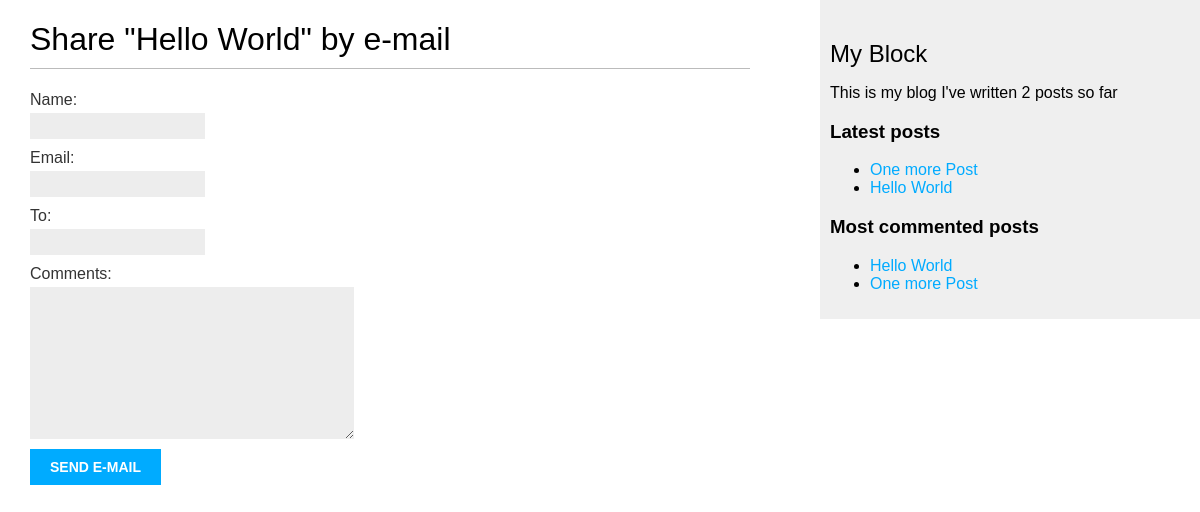
/blog/1/share/, run on an earlier commit of the app's database.
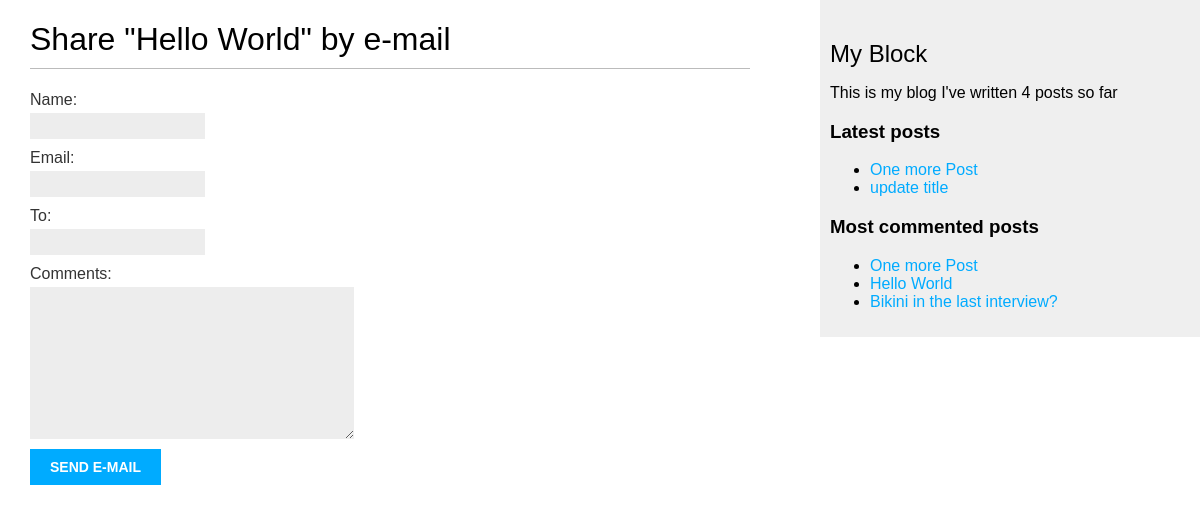
And on a later commit of the database.
### blog/models.py (models this page shows, shortened)
class Post(models.Model):
    class Status(models.TextChoices):
        DRAFT = 'DF', "Draft"
        PUBLISHED = 'PB', 'Published'
    title = models.CharField(max_length=250)
    slug = models.SlugField(max_length=250, unique_for_date='publish')
    body = models.TextField()
    publish = models.DateTimeField(default=timezone.now)
    created = models.DateTimeField(auto_now_add=True)
    updated = models.DateTimeField(auto_now_add=True)
    status = models.CharField(
        max_length=2, choices=Status, default=Status.DRAFT)
    author = models.ForeignKey(
        settings.AUTH_USER_MODEL, on_delete=models.CASCADE, related_name='blog_posts')
    objects = models.Manager()
    published = PublishedManager()
    tags = TaggableManager()
    class Meta:
        ordering = ['-publish']
        indexes = [
            models.Index(fields=['-publish']),
        ]
    def get_absolute_url(self):
        return reverse('blog:post_detail', args=[self.publish.year, self.publish.month, self.publish.day, self.slug])

### blog/views.py (the view)
# urls.py: path('<int:post_id>/share/', post_share, name='post_share'),
def post_share(request, post_id):
    post = get_object_or_404(
        Post,
        id=post_id,
        status=Post.Status.PUBLISHED
    )
    sent = False
    if request.method == 'POST':
        form = EmailPostForm(request.POST)
        if form.is_valid():
            cd = form.cleaned_data
            post_url = request.build_absolute_uri(
                post.get_absolute_url()
            )
            subject = (
                f"{cd['name']} ({cd['email']}) "
                f"recommends you to read {post.title}"
            )
            message = (
                f"Read {post.title} at {post_url}\n\n"
            )
            send_mail(subject=subject, message=message,
                      from_email=None, recipient_list=[cd['to']])
            sent = True
    else:
        form = EmailPostForm()
    return render(
        request,
        'blog/post/share.html',
        {
            'post': post,
            'form': form,
            'sent': sent
        }
    )

### blog/forms.py
class EmailPostForm(forms.Form):
    name = forms.CharField(max_length=25)
    email = forms.EmailField()
    to = forms.EmailField()
    comments = forms.CharField(
        required=False,
        widget=forms.Textarea
    )

### blog/models.py (called while the page is built)
    def get_queryset(self):
        return super().get_queryset().filter(status=Post.Status.PUBLISHED)

### blog/templatetags/blog_tags.py (called while the page is built)
@register.simple_tag
def total_posts():
    return Post.published.count()

@register.inclusion_tag('blog/post/latest_posts.html')
def show_latest_posts(count=5):
    latest_post = Post.published.order_by('-publish')[:count]
    return {
        'latest_post': latest_post
    }

@register.simple_tag
def get_most_commented_posts(count=5):
    return Post.published.annotate(
        total_comments=Count('comments')
    ).order_by('-total_comments')[:count]

### blog/templates/blog/post/share.html (shortened to what this page needs)
{% extends "blog/base.html" %}
{% block content %}
	{% if sent %}
		<h1>E-mail successfully sent</h1>
		<p>"{{ post.title }}" was successfully sent to {{ form.cleaned_data.to }}.</p>
	{% else %}
		<h1>Share "{{ post.title }}" by e-mail</h1>
		<form method="post">
		{{ form.as_p }} {% csrf_token %} <input type="submit" value="Send e-mail" />
		</form>
	{% endif %}
{% endblock %}

### blog/templates/blog/base.html (shortened to what this page needs)
{% load blog_tags %}
{% load static %}
<!DOCTYPE html>
<html lang="en">
  <head>
    <link href="{% static 'css/blog.css' %}" rel="stylesheet" />
  </head>
  <body>
    <div id="content">{% block content %} {% endblock %}</div>
    <div id="sidebar">
      <h2>My Block</h2>
      <p>
        This is my blog
        I've written {% total_posts %} posts so far
      </p>
      <h3>Latest posts</h3>
      {% show_latest_posts 2 %}
      <h3>Most commented posts</h3>
      {% get_most_commented_posts 3 as most_commented_posts %}
      <ul>
        {% for post in most_commented_posts %}
        <li><a href="{{ post.get_absolute_url }}">{{post.title}}</a></li>
        {% endfor %}
      </ul>
    </div>
  </body>
</html>

### blog/templates/blog/post/latest_posts.html
<ul>
  {% for post in latest_post %}
  <li>
    <a href="{{ post.get_absolute_url }}">{{post.title}}</a>
  </li>
  {% endfor %}
</ul>

### blog/static/css/blog.css (style rules this page uses)
body { margin:0; padding:0; font-family:helvetica, sans-serif; }
a { color:#00abff; text-decoration:none; }
h1 { font-weight:normal; border-bottom:1px solid #bbb; padding:0 0 10px 0; }
h2 { font-weight:normal; margin:30px 0 0; }
#content { float:left; width:60%; padding:0 0 0 30px; }
#sidebar { float:right; width:30%; padding:10px; background:#efefef; height:100%; }
label { float:left; clear:both; color:#333; margin-bottom:4px; }
input, textarea { clear:both; float:left; margin:0 0 10px; background:#ededed; border:0; padding:6px 10px; font-size:12px; }
input[type=submit] { font-weight:bold; background:#00abff; color:#fff; padding:10px 20px; font-size:14px; text-transform:uppercase; }

What changed in the data, as far as the page shows it:
no longer on one of the page's lists (row unchanged): Post: title "Hello World"
shown differently, row unchanged: Post "One more Post": moves up the list
now on this page (row edited): Post: title "update title", shown under "Latest posts"
now on this page (row edited): Post: title "Bikini in the last interview?", shown under "Most commented posts"
Also different on the page:
text no longer shown: "2"
text now shown: "4"
